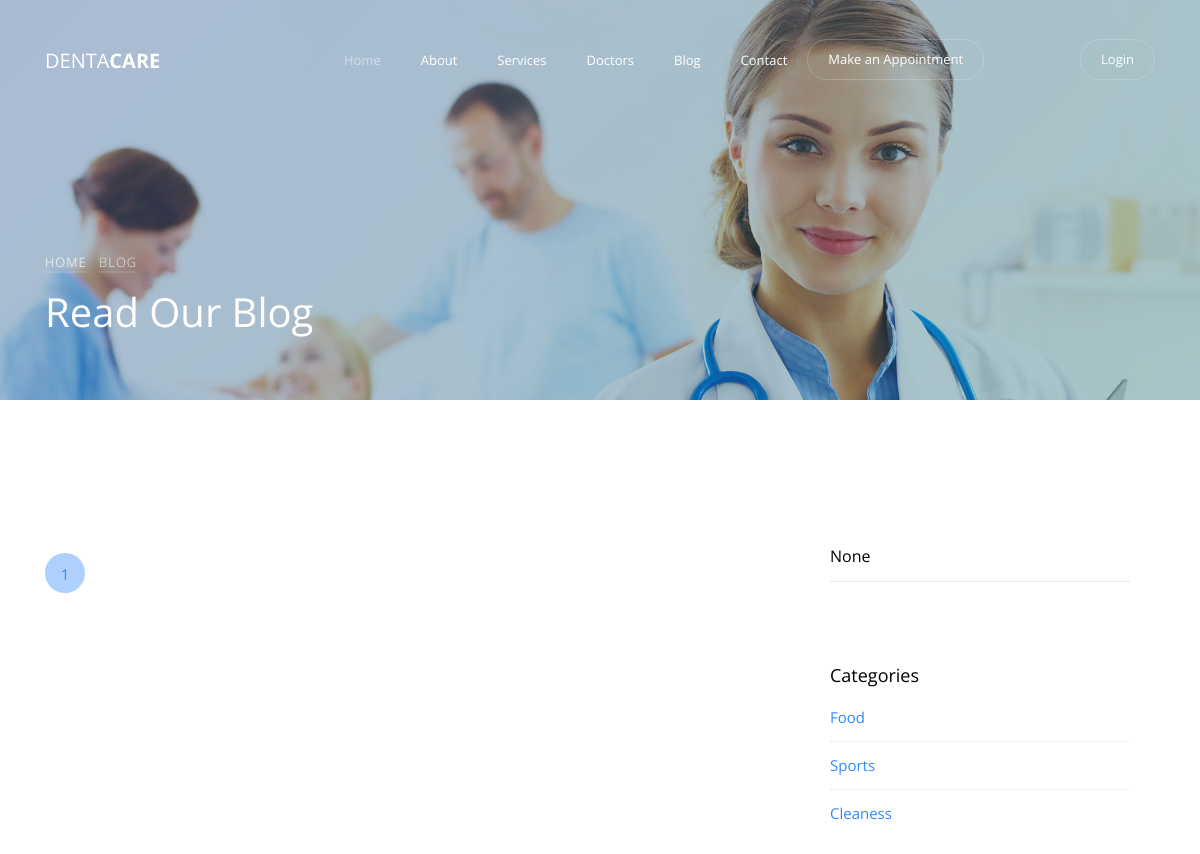
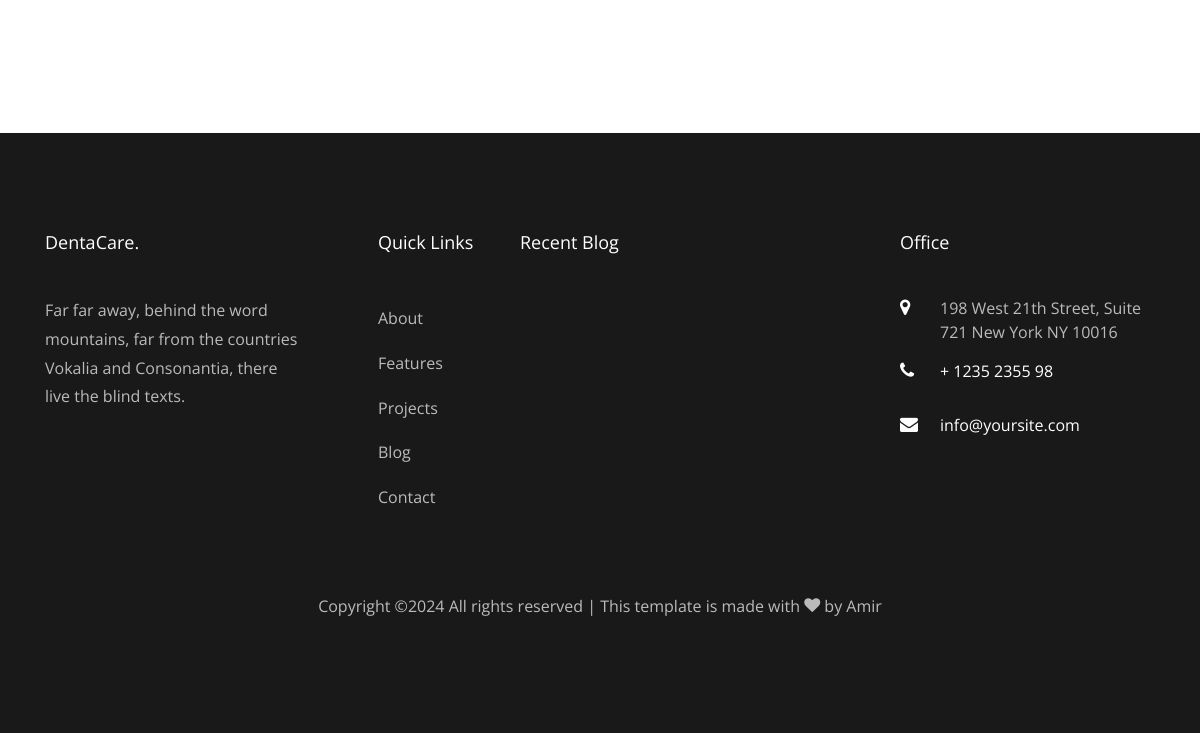
The page /blog/ on the database as committed earlier (2 pictures, top to bottom).
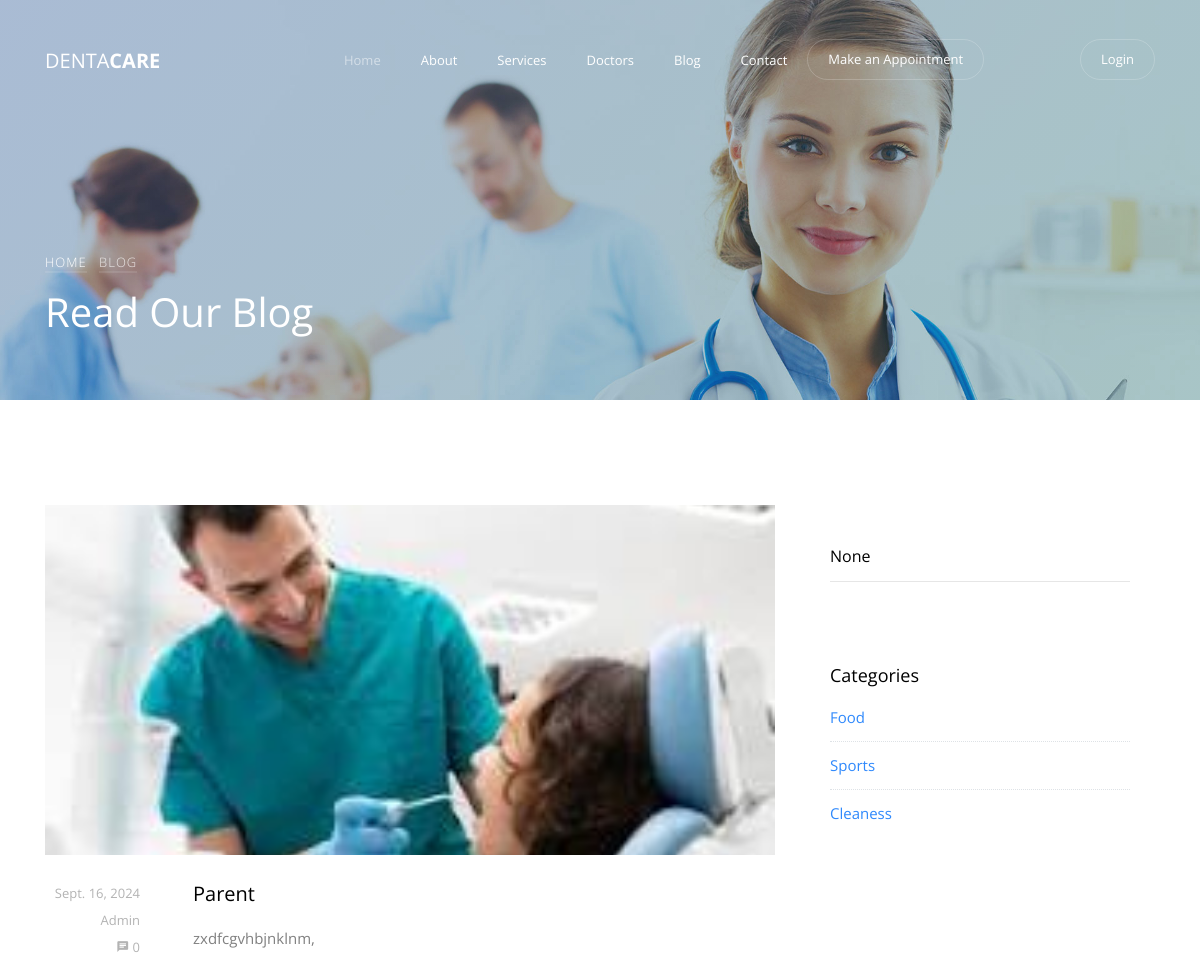
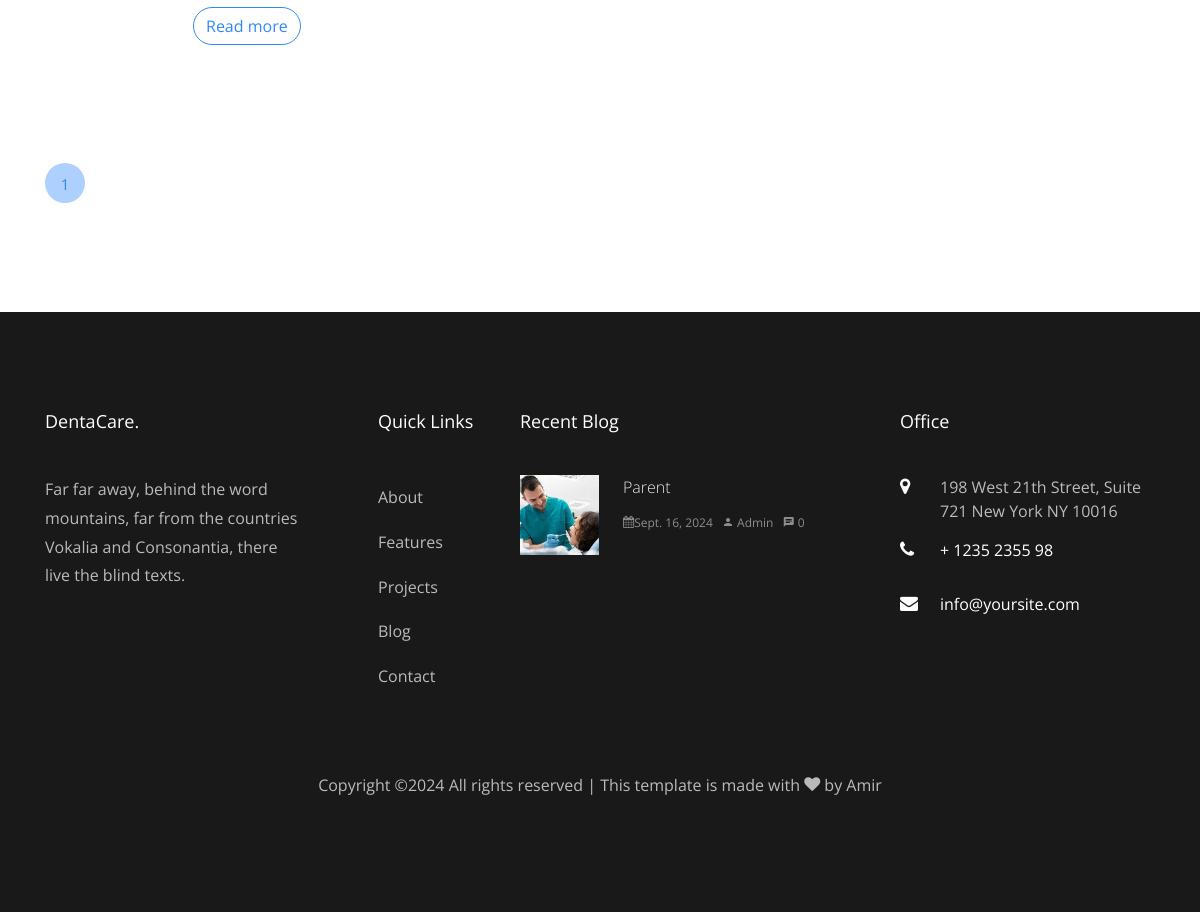
The same page on the database as committed later (2 pictures, top to bottom).
### menan/models.py (models this page shows, shortened)
class Slider(models.Model):
    image = models.ImageField(upload_to='pics')
    title = models.CharField(max_length=255)
    desc = models.TextField()

class Category(models.Model):
    name = models.CharField(max_length=100)

class Contact(models.Model):
    address = models.CharField(max_length=255)
    phone = models.CharField(max_length=20)
    email = models.EmailField()
    website = models.URLField()

### blog/models.py (models this page shows, shortened)
class Blogs(models.Model):
    image = models.ImageField(upload_to='pics')
    title = models.CharField(max_length=255)
    desc = models.TextField()
    author = models.CharField(max_length=100, default='Admin')
    created_at = models.DateField(auto_now_add=True)
    comments_count = models.IntegerField(default=0)
    category = models.ForeignKey(Category, on_delete=models.CASCADE)
    link = models.URLField(blank=True, null=True)

### blog/views.py (the view)
# urls.py: path('', views.blog, name='blog'),
def blog(request):
    slider = Slider.objects.all()
    sliders = slider[:1]
    query = request.GET.get('q')
    category = request.GET.get('category')
    blogs = Blogs.objects.all()
    contacts = Contact.objects.all()
    blg = Blogs.objects.all()
    blgs = blg[:2]
    if query:
        blogs = blogs.filter(
            Q(title__icontains=query) |
            Q(desc__icontains=query)
        )
    if category:
        blogs = blogs.filter(category__name=category)
    paginator = Paginator(blogs, 4)  # Show 4 blogs per page
    page_number = request.GET.get('page')
    page_obj = paginator.get_page(page_number)
    categories = Category.objects.all()
    res = {
        'sliders':sliders,
        'blogs': blogs,
        'page_obj': page_obj,
        'query': query,
        'category': category,
        'categories': categories,
        'contacts': contacts,
        'blgs':blgs,
    }
    return render(request, 'blog.html', res)

### menan/templates/blog.html (shortened to what this page needs)
{% extends "base.html" %}
{% load static %}
{% block content %}
<section class="home-slider owl-carousel">
    {%for slider in sliders%}
    <div class="slider-item bread-item" style="background-image: url({{slider.image.url}});" data-stellar-background-ratio="0.5">
        <div class="overlay"></div>
        <div class="container" data-scrollax-parent="true">
            <div class="row slider-text align-items-end">
                <div class="col-md-7 col-sm-12 ftco-animate mb-5">
                    <p class="breadcrumbs" data-scrollax=" properties: { translateY: '70%', opacity: 1.6}"><span class="mr-2"><a href="{% url 'home' %}">Home</a></span> <span>Blog</span></p>
                    <h1 class="mb-3" data-scrollax=" properties: { translateY: '70%', opacity: .9}">Read Our Blog</h1>
                </div>
            </div>
        </div>
    </div>
    {%endfor%}
</section>
<section class="ftco-section">
    <div class="container">
        <div class="row">
            <div class="col-md-8">
                <div class="row">
                    {% for blog in page_obj %}
                    <div class="col-md-12 ftco-animate">
                        <div class="blog-entry">
                            <a href="{{blog.link}}" class="block-20" style="background-image: url({{ blog.image.url }});"></a>
                            <div class="text d-flex py-4">
                                <div class="meta mb-3">
                                    <div><a href="#">{{ blog.created_at }}</a></div>
                                    <div><a href="#">{{ blog.author }}</a></div>
                                    <div><a href="#" class="meta-chat"><span class="icon-chat"></span> {{ blog.comments_count }}</a></div>
                                </div>
                                <div class="desc pl-sm-3 pl-md-5">
                                    <h3 class="heading"><a href="{{blog.link}}">{{ blog.title }}</a></h3>
                                    <p>{{ blog.desc }}</p>
                                    <p><a href="{{blog.link}}" class="btn btn-primary btn-outline-primary">Read more</a></p>
                                </div>
                            </div>
                        </div>
                    </div>
                    {% endfor %}
                </div>
                <div class="row mt-5">
                    <div class="col">
                        <div class="block-27">
                            <ul>
                                {% for num in page_obj.paginator.page_range %}
                                    {% if page_obj.number == num %}
                                        <li class="active"><span>{{ num }}</span></li>
                                    {% else %}
                                        <li><a href="?page={{ num }}{% if params %}&{{ params }}{% endif %}">{{ num }}</a></li>
                                    {% endif %}
                                {% endfor %}
                            </ul>
                        </div>
                    </div>
                </div>
            </div>
            <div class="col-md-4 sidebar ftco-animate">
                <div class="sidebar-box">
                    <form action="{% url 'blog:blog' %}" method="get" class="search-form">
                        <div class="form-group">
                            <input type="text" class="form-control" placeholder="Type a keyword and hit enter" name="q" value="{{ query }}">
                        </div>
                    </form>
                </div>
                <div class="sidebar-box ftco-animate">
                    <div class="categories">
                        <h3>Categories</h3>
                        {% for cat in categories %}
                            <li><a href="?category={{ cat.name }}{% if query %}&q={{ query }}{% endif %}">{{ cat.name }}</a></li>
                        {% endfor %}
                    </div>
                </div>
            </div>
        </div>
    </div>
</section>
{% endblock %}

### menan/templates/base.html (shortened to what the changed rows need)
{% load static%}
{% static "menanapp/images" as baseUrl %}
<!DOCTYPE html>
<html lang="en">
  <head>
    <link rel="stylesheet" href="{% static 'menanapp/css/open-iconic-bootstrap.min.css' %}">
    <link rel="stylesheet" href="{% static 'menanapp/css/animate.css' %}">
    <link rel="stylesheet" href="{% static 'menanapp/css/owl.carousel.min.css' %}">
    <link rel="stylesheet" href="{% static 'menanapp/css/owl.theme.default.min.css' %}">
    <link rel="stylesheet" href="{% static 'menanapp/css/magnific-popup.css' %}">
    <link rel="stylesheet" href="{% static 'menanapp/css/aos.css' %}">
    <link rel="stylesheet" href="{% static 'menanapp/css/ionicons.min.css' %}">
    <link rel="stylesheet" href="{% static 'menanapp/css/bootstrap-datepicker.css' %}">
    <link rel="stylesheet" href="{% static 'menanapp/css/jquery.timepicker.css' %}">
    <link rel="stylesheet" href="{% static 'menanapp/css/flaticon.css' %}">
    <link rel="stylesheet" href="{% static 'menanapp/css/icomoon.css' %}">
    <link rel="stylesheet" href="{% static 'menanapp/css/style.css' %}">
  </head>
  <body>
        {% block content %}
        {% endblock %}
        <footer class="ftco-footer ftco-bg-dark ftco-section">
            <div class="container">
            <div class="row mb-5">
                <div class="col-md-3">
                <div class="ftco-footer-widget mb-4">
                    <h2 class="ftco-heading-2">DentaCare.</h2>
                </div>
                </div>
                <div class="col-md-2">
                    <div class="ftco-footer-widget mb-4 ml-md-5">
                        <h2 class="ftco-heading-2">Quick Links</h2>
                    </div>
                </div>
                <div class="col-md-4 pr-md-4">
                <div class="ftco-footer-widget mb-4">
                    <h2 class="ftco-heading-2">Recent Blog</h2>
                    {% for blg in blgs%}
                    <div class="block-21 mb-4 d-flex">
                        <a class="blog-img mr-4" style="background-image: url({{blg.image.url}});"></a>
                        <div class="text">
                            <h3 class="heading"><a href={% url 'blog:blog' %}>{{blg.title}}</a></h3>
                            <div class="meta">
                            <div><a href={% url 'blog:blog' %}><span class="icon-calendar"></span>{{blg.created_at}}</a></div>
                            <div><a href={% url 'blog:blog' %}><span class="icon-person"></span> {{blg.author}}</a></div>
                            <div><a href={% url 'blog:blog' %}><span class="icon-chat"></span> {{blg.comments_count}}</a></div>
                            </div>
                        </div>
                    </div>
                    {%endfor%}
                </div>
                </div>
                <div class="col-md-3">
                    <div class="ftco-footer-widget mb-4">
                        <h2 class="ftco-heading-2">Office</h2>
                        {%for cont in contacts%}
                        <div class="block-23 mb-3">
                            <ul>
                            <li><span class="icon icon-map-marker"></span><span class="text">{{cont.address}}</span></li>
                            <li><a href="#"><span class="icon icon-phone"></span><span class="text">{{cont.phone}}</span></a></li>
                            <li><a href="#"><span class="icon icon-envelope"></span><span class="text">{{cont.email}}</span></a></li>
                            </ul>
                        </div>
                        {%endfor%}
                    </div>
                </div>
            </div>
            </div>
        </footer>
    </body>
  </html>

Rows that differ between the two databases and show on the page:
added Blogs: image (picture), created_at "Sept. 16, 2024", author "Admin", comments_count "0", title "Parent", desc "zxdfcgvhbjnklnm,"
